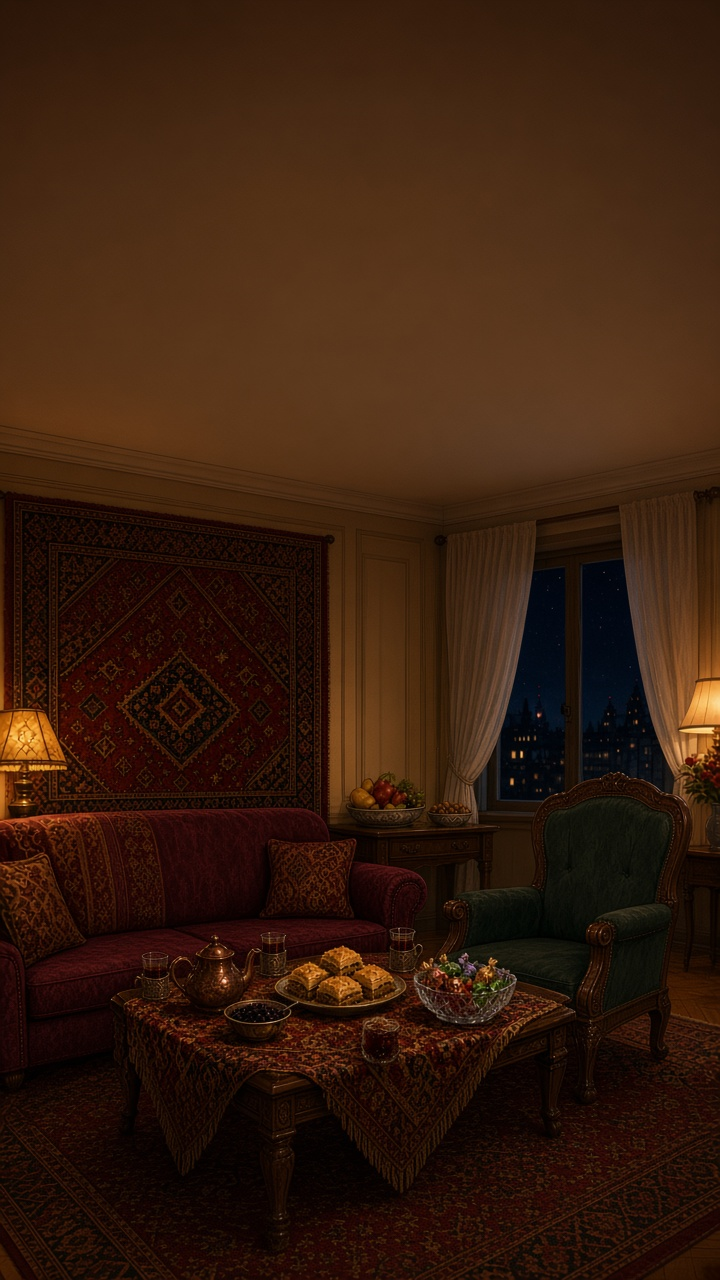
#> input picture one-soul-series-1/style/c-years-bg.png, 720 x 1280 px, found by its file name
$ python make-cards.py
#> lines starting #> are read from the running program, lines starting #| are printed output that depends on the picture
#!/usr/bin/env python3
"""Плашки Pillow. Не drawtext: он съедает пробелы в кириллице."""

from __future__ import annotations

from pathlib import Path

from PIL import Image, ImageDraw, ImageEnhance, ImageFilter, ImageFont

ROOT = Path("/workspace/one-soul-series-1/style")
FONT = Path("/usr/share/fonts/truetype/noto/NotoSerif-Regular.ttf")


def load_font(size: int) -> ImageFont.FreeTypeFont:
    return ImageFont.truetype(str(FONT), size)


def darken(src: Path, factor: float = 0.42) -> Image.Image:
#> called with factor = 0.38
    im = Image.open(src).convert("RGB")
#> im is the input picture: PIL image 720x1280 RGB; mean R, G, B 55.4, 29.5, 14
    im = ImageEnhance.Brightness(im).enhance(factor)
    veil = Image.new("RGB", im.size, (8, 4, 2))
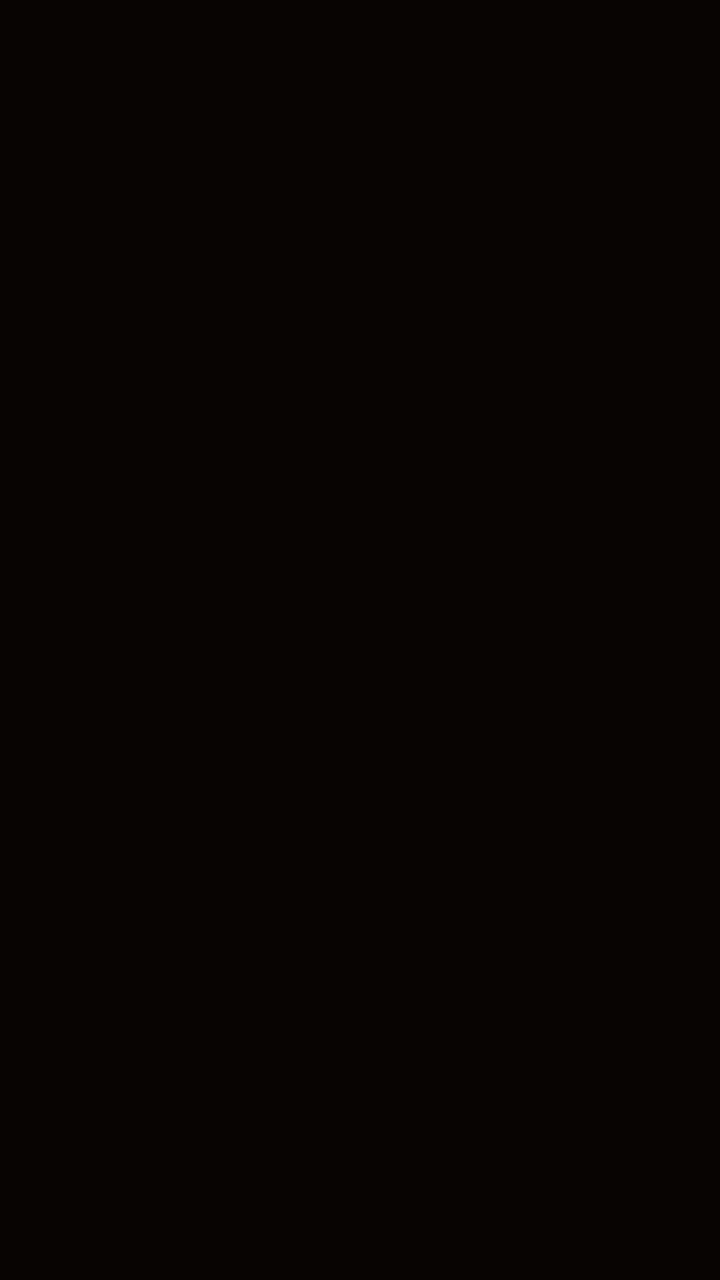
#> veil: PIL image 720x1280 RGB; mean R, G, B 8, 4, 2
    return Image.blend(im, veil, 0.18)


def word_width(draw: ImageDraw.ImageDraw, word: str, font: ImageFont.FreeTypeFont) -> int:
    bbox = draw.textbbox((0, 0), word, font=font)
    return bbox[2] - bbox[0]


def line_size(
    draw: ImageDraw.ImageDraw, words: list[str], font: ImageFont.FreeTypeFont, word_gap: int
) -> tuple[int, int]:
    widths = [word_width(draw, w, font) for w in words]
    bbox = draw.textbbox((0, 0), "Ну", font=font)
    height = bbox[3] - bbox[1]
    width = sum(widths) + word_gap * max(0, len(words) - 1)
    return width, height


def draw_words(
    draw: ImageDraw.ImageDraw,
    words: list[str],
    font: ImageFont.FreeTypeFont,
    x: int,
    y: int,
    word_gap: int,
) -> None:
    cream = (245, 230, 200)
    shadow = (20, 10, 6)
    cursor = x
    for word in words:
        for dx, dy in ((3, 4), (0, 3), (3, 0)):
            draw.text((cursor + dx, y + dy), word, font=font, fill=shadow)
        draw.text((cursor, y), word, font=font, fill=cream)
        cursor += word_width(draw, word, font) + word_gap


def draw_lines(
    im: Image.Image,
    lines: list[tuple[list[str], ImageFont.FreeTypeFont, int]],
    gap: int,
) -> None:
    draw = ImageDraw.Draw(im)
    sizes = [line_size(draw, words, font, word_gap) for words, font, word_gap in lines]
#> sizes = [(701, 87), (305, 87)]
    total_h = sum(h for _, h in sizes) + gap * (len(lines) - 1)
#> total_h = 210
    y = (im.height - total_h) // 2
#> y = 535
    cx = im.width // 2
#> cx = 360
    for (words, font, word_gap), (w, h) in zip(lines, sizes):
        draw_words(draw, words, font, cx - w // 2, y, word_gap)
        y += h + gap
#> this loop made 2 passes
#> (words, word_gap, w, h, cream in draw_words, shadow in draw_words) on passes 1 to 2: (['Несколько', 'лет'], 48, 701, 87, (245, 230, 200), (20, 10, 6)), (['спустя'], 48, 305, 87, (245, 230, 200), (20, 10, 6))
#> after the loop, y = 781


def main() -> None:
    years = darken(ROOT / "c-years-bg.png", 0.38)
    years = years.filter(ImageFilter.GaussianBlur(0.4))
    draw_lines(
        years,
        [
            (["Несколько", "лет"], load_font(92), 48),
            (["спустя"], load_font(92), 48),
        ],
        gap=36,
    )
    years.save(ROOT / "c-years-later.png", optimize=True)

    end = darken(ROOT / "c-08-end.png", 0.48)
#> call 2 of darken, with factor = 0.48
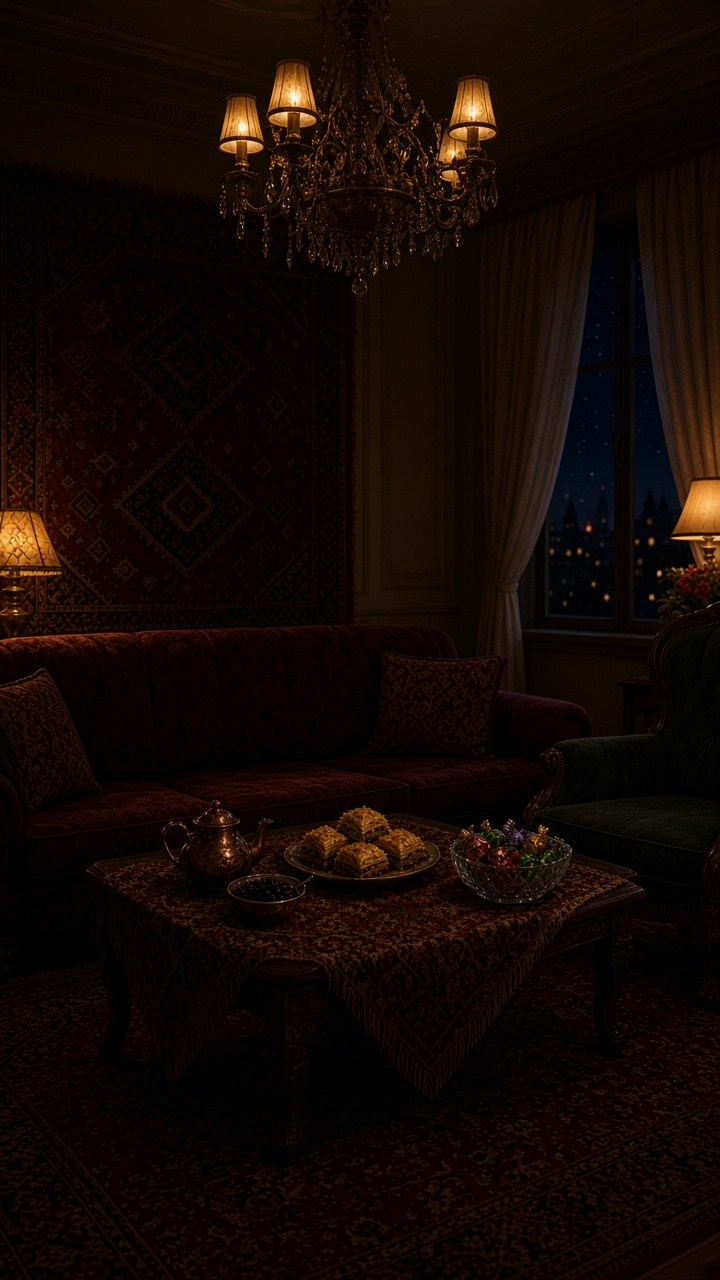
#> input picture one-soul-series-1/style/c-08-end.png, 720 x 1280 px, found by its file name
#> in darken, im is the input picture: PIL image 720x1280 RGB; mean R, G, B 19.1, 8.6, 3.9
#> in darken (call 2), `im = ImageEnhance.Brightness(im).enhance(factor)`:
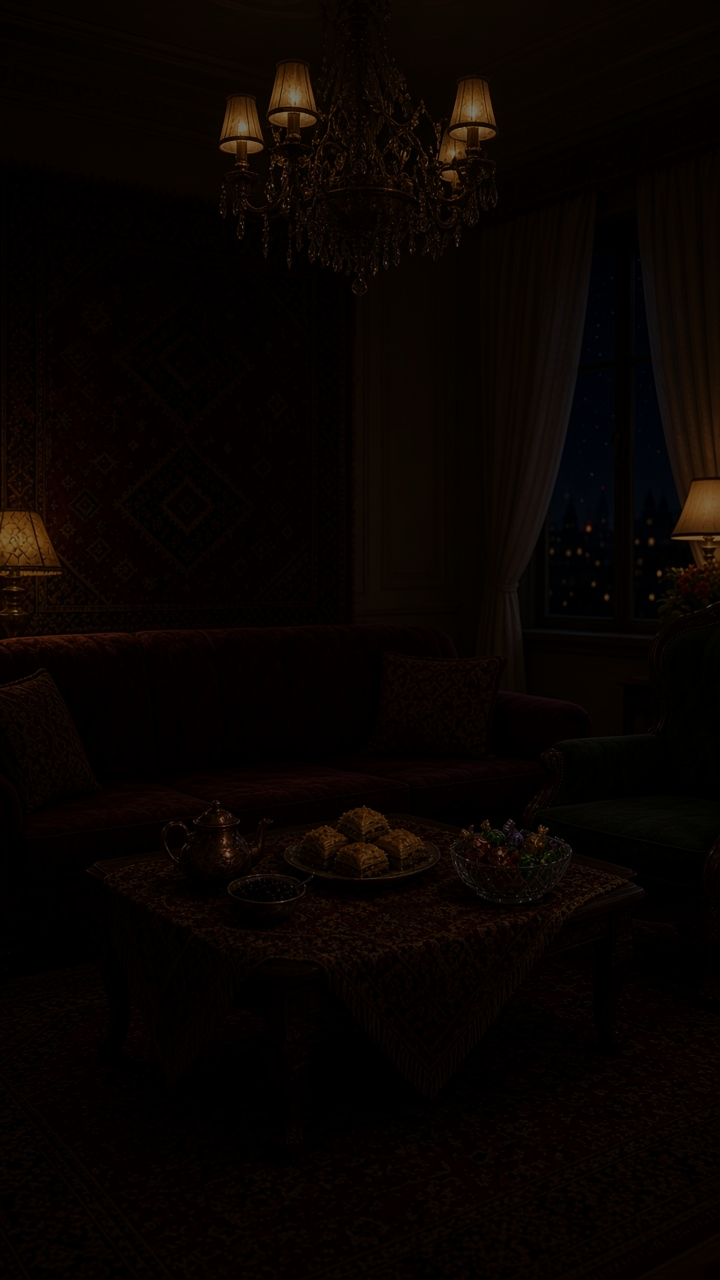
#> im: PIL image 720x1280 RGB; mean R, G, B 8.7, 3.6, 1.5
    draw_lines(
        end,
        [
            (["Продолжение"], load_font(86), 40),
            (["во", "2-й", "серии..."], load_font(80), 40),
            (["Подпишись", "на", "One", "Soul"], load_font(42), 28),
        ],
        gap=28,
    )
#> the loop in draw_lines (call 2), `for (words, font, word_gap), (w, h) in zip(lines, sizes):` made 3 passes
#> (words, word_gap, w, h, y) on passes 1 to 3: (['Продолжение'], 40, 606, 82, 622), (['во', '2-й', 'серии...'], 40, 600, 77, 727), (['Подпишись', 'на', 'One', 'Soul'], 28, 557, 40, 795)
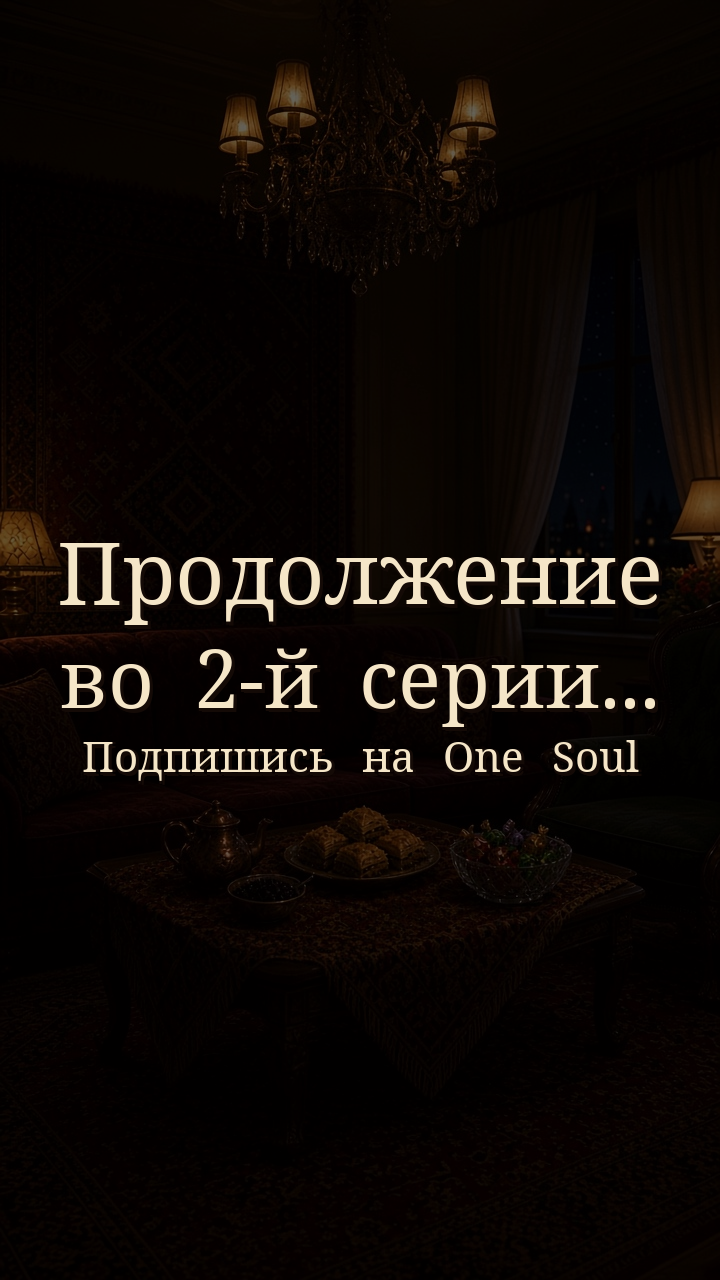
#> end: PIL image 720x1280 RGB; mean R, G, B 14.6, 9.3, 6.5
    end.save(ROOT / "c-08-endcard.png", optimize=True)
    print("wrote", ROOT / "c-years-later.png", ROOT / "c-08-endcard.png")


if __name__ == "__main__":
    main()
